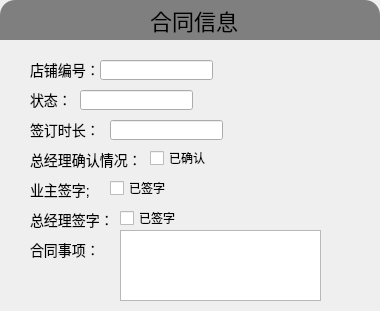
     <widget class="QWidget" name="contractInf" native="true">
      <property name="geometry">
       <rect>
        <x>440</x>
        <y>250</y>
        <width>380</width>
        <height>311</height>
       </rect>
      </property>
      <property name="styleSheet">
       <string notr="true">#contractInf
{
	background:white;
 	border-top-left-radius:15px;
	border-top-right-radius:15px;
	font-size:14px

}
</string>
      </property>
      <widget class="QWidget" name="widget_13" native="true">
       <property name="geometry">
        <rect>
         <x>0</x>
         <y>0</y>
         <width>380</width>
         <height>40</height>
        </rect>
       </property>
       <property name="styleSheet">
        <string notr="true">QWidget
{
	background:rgb(127, 127, 127);
 border-top-left-radius:15px;
	border-top-right-radius:15px;
}
</string>
       </property>
       <widget class="QLabel" name="label_15">
        <property name="geometry">
         <rect>
          <x>150</x>
          <y>5</y>
          <width>101</width>
          <height>31</height>
         </rect>
        </property>
        <property name="styleSheet">
         <string notr="true">font-size:22px</string>
        </property>
        <property name="text">
         <string>合同信息</string>
        </property>
       </widget>
      </widget>
      <widget class="QLabel" name="label_3">
       <property name="geometry">
        <rect>
         <x>30</x>
         <y>90</y>
         <width>60</width>
         <height>20</height>
        </rect>
       </property>
       <property name="styleSheet">
        <string notr="true">background:transparent;
font-size:14px</string>
       </property>
       <property name="text">
        <string>状态：</string>
       </property>
      </widget>
      <widget class="QLabel" name="label_5">
       <property name="geometry">
        <rect>
         <x>30</x>
         <y>120</y>
         <width>70</width>
         <height>20</height>
        </rect>
       </property>
       <property name="styleSheet">
        <string notr="true">background:transparent;
font-size:14px</string>
       </property>
       <property name="text">
        <string>签订时长：</string>
       </property>
      </widget>
      <widget class="QLabel" name="label_6">
       <property name="geometry">
        <rect>
         <x>30</x>
         <y>180</y>
         <width>70</width>
         <height>20</height>
        </rect>
       </property>
       <property name="styleSheet">
        <string notr="true">background:transparent;
font-size:14px</string>
       </property>
       <property name="text">
        <string>业主签字;</string>
       </property>
      </widget>
      <widget class="QLabel" name="label_8">
       <property name="geometry">
        <rect>
         <x>30</x>
         <y>210</y>
         <width>80</width>
         <height>20</height>
        </rect>
       </property>
       <property name="styleSheet">
        <string notr="true">background:transparent;
font-size:14px</string>
       </property>
       <property name="text">
        <string>总经理签字：</string>
       </property>
      </widget>
      <widget class="QLabel" name="label_9">
       <property name="geometry">
        <rect>
         <x>30</x>
         <y>240</y>
         <width>70</width>
         <height>20</height>
        </rect>
       </property>
       <property name="styleSheet">
        <string notr="true">background:transparent;
font-size:14px</string>
       </property>
       <property name="text">
        <string>合同事项：</string>
       </property>
      </widget>
      <widget class="QLabel" name="label_10">
       <property name="geometry">
        <rect>
         <x>30</x>
         <y>150</y>
         <width>120</width>
         <height>20</height>
        </rect>
       </property>
       <property name="styleSheet">
        <string notr="true">background:transparent;
font-size:14px</string>
       </property>
       <property name="text">
        <string>总经理确认情况：</string>
       </property>
      </widget>
      <widget class="QLabel" name="label_18">
       <property name="geometry">
        <rect>
         <x>30</x>
         <y>60</y>
         <width>70</width>
         <height>20</height>
        </rect>
       </property>
       <property name="styleSheet">
        <string notr="true">background:transparent;
font-size:14px</string>
       </property>
       <property name="text">
        <string>店铺编号：</string>
       </property>
      </widget>
      <widget class="QCheckBox" name="ceoConfirm">
       <property name="geometry">
        <rect>
         <x>150</x>
         <y>150</y>
         <width>71</width>
         <height>16</height>
        </rect>
       </property>
       <property name="text">
        <string>已确认</string>
       </property>
       <property name="checkable">
        <bool>false</bool>
       </property>
      </widget>
      <widget class="QCheckBox" name="userSignature">
       <property name="geometry">
        <rect>
         <x>110</x>
         <y>180</y>
         <width>71</width>
         <height>16</height>
        </rect>
       </property>
       <property name="text">
        <string>已签字</string>
       </property>
       <property name="checkable">
        <bool>false</bool>
       </property>
      </widget>
      <widget class="QCheckBox" name="ceoSingature">
       <property name="geometry">
        <rect>
         <x>120</x>
         <y>210</y>
         <width>71</width>
         <height>16</height>
        </rect>
       </property>
       <property name="text">
        <string>已签字</string>
       </property>
       <property name="checkable">
        <bool>false</bool>
       </property>
      </widget>
      <widget class="QLineEdit" name="rentTimeContract">
       <property name="geometry">
        <rect>
         <x>110</x>
         <y>120</y>
         <width>113</width>
         <height>20</height>
        </rect>
       </property>
       <property name="readOnly">
        <bool>true</bool>
       </property>
      </widget>
      <widget class="QLineEdit" name="RentStateContract">
       <property name="geometry">
        <rect>
         <x>80</x>
         <y>90</y>
         <width>113</width>
         <height>20</height>
        </rect>
       </property>
       <property name="readOnly">
        <bool>true</bool>
       </property>
      </widget>
      <widget class="QLineEdit" name="shopNumberContract">
       <property name="geometry">
        <rect>
         <x>100</x>
         <y>60</y>
         <width>113</width>
         <height>20</height>
        </rect>
       </property>
       <property name="readOnly">
        <bool>true</bool>
       </property>
      </widget>
      <widget class="QTextEdit" name="contractInfomation">
       <property name="geometry">
        <rect>
         <x>120</x>
         <y>230</y>
         <width>201</width>
         <height>71</height>
        </rect>
       </property>
       <property name="readOnly">
        <bool>true</bool>
       </property>
      </widget>
     </widget>
